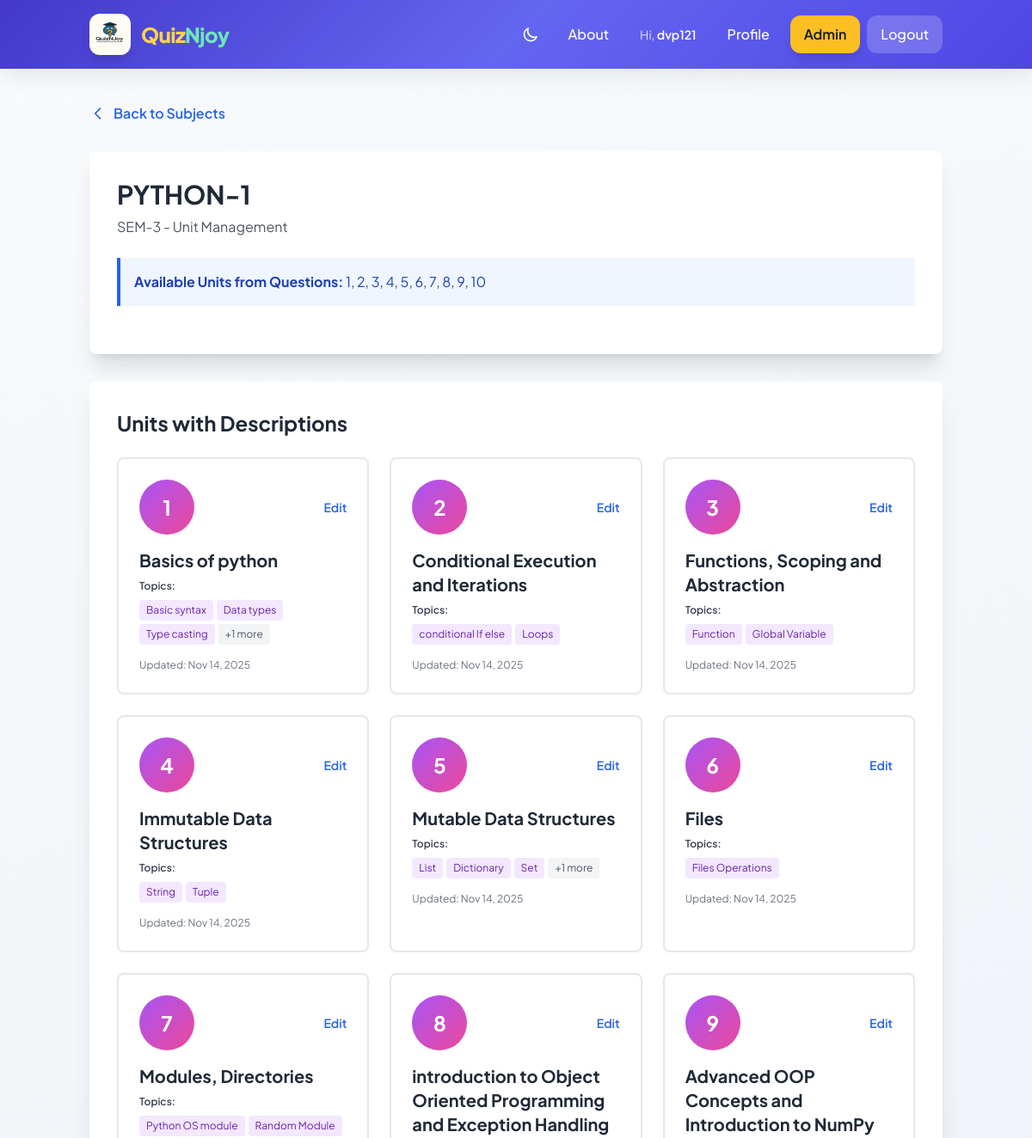
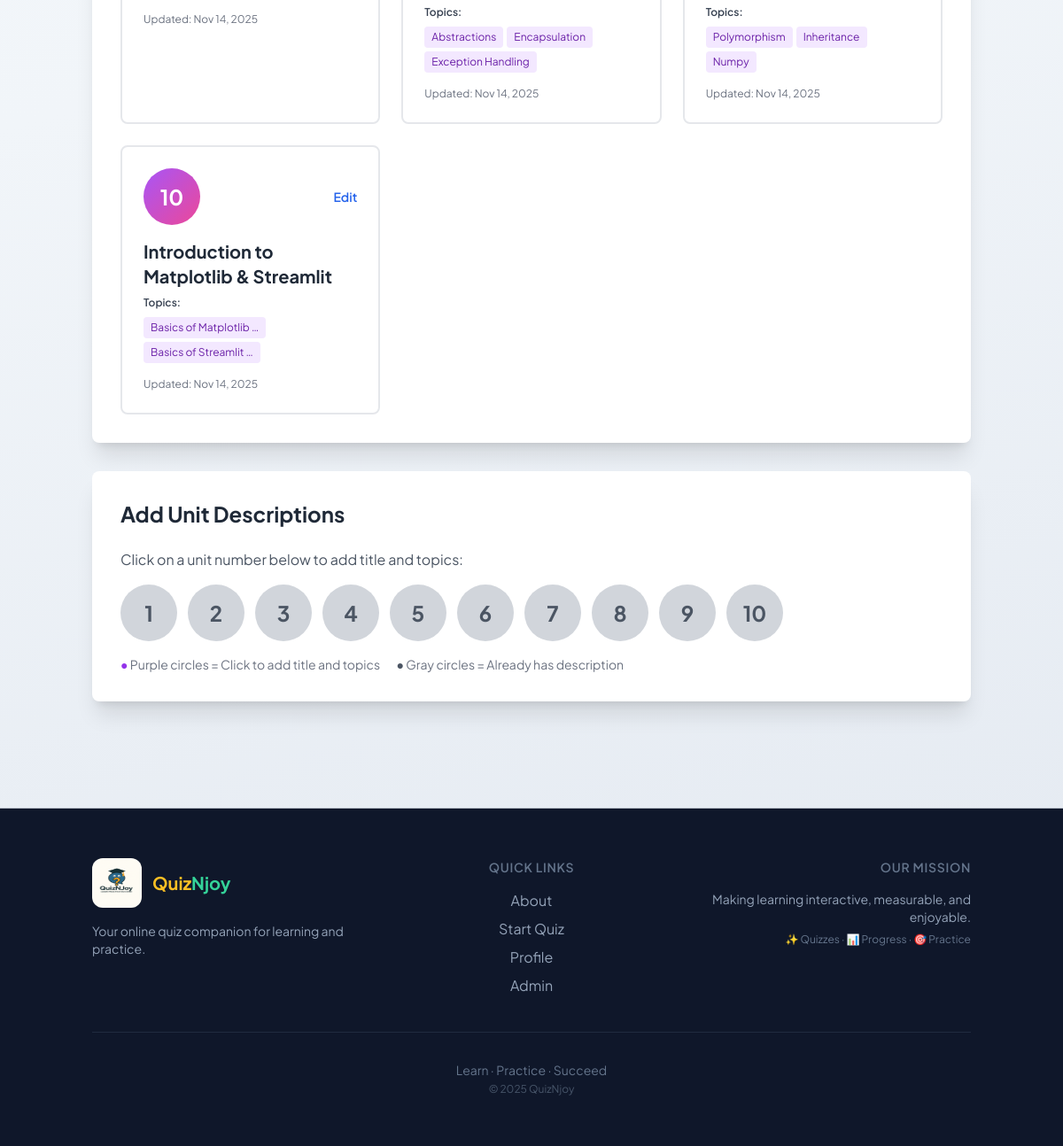
The app's page /semesters/admin/manage-units/5/ (signed in) with its own data (2 pictures, top to bottom).
### semesters/models.py (models this page shows, shortened)
class Subject(models.Model):
    semester = models.ForeignKey(Semester, on_delete=models.CASCADE, related_name='subjects')
    name = models.CharField(max_length=200)
    code = models.CharField(max_length=20, blank=True)
    created_at = models.DateTimeField(auto_now_add=True)
    class Meta:
        ordering = ['semester', 'name']
        unique_together = ['semester', 'name']

class Semester(models.Model):
    name = models.CharField(max_length=100, unique=True)
    description = models.TextField(blank=True)
    created_at = models.DateTimeField(auto_now_add=True)
    class Meta:
        ordering = ['name']

class Unit(models.Model):
    subject = models.ForeignKey(Subject, on_delete=models.CASCADE, related_name='units')
    unit_number = models.IntegerField()
    title = models.CharField(max_length=200, blank=True, help_text="Unit title (e.g., 'Introduction to Programming')")
    description = models.TextField(blank=True, help_text="Brief description of the unit")
    topics = models.TextField(blank=True, help_text="List of topics covered in this unit (one per line or comma-separated)")
    syllabus_pdf = models.FileField(upload_to='syllabus_pdfs/', blank=True, null=True, help_text="Upload syllabus PDF for this subject")
    created_at = models.DateTimeField(auto_now_add=True)
    updated_at = models.DateTimeField(auto_now=True)
    def get_topics_list(self):
        if not self.topics:
            return []
        topics = self.topics.replace('\n', ',').split(',')
        return [topic.strip() for topic in topics if topic.strip()]
    class Meta:
        ordering = ['subject', 'unit_number']
        unique_together = ['subject', 'unit_number']

### semesters/views.py (the view)
# urls.py: path('admin/manage-units/<int:subject_id>/', views.manage_units, name='manage_units'),
@staff_member_required
def manage_units(request, subject_id):
    subject = get_object_or_404(Subject, id=subject_id)
    units = Unit.objects.filter(subject=subject).order_by('unit_number')
    question_units = Question.objects.filter(subject=subject).values_list('unit', flat=True).distinct().order_by('unit')
    existing_unit_numbers = set(units.values_list('unit_number', flat=True))
    return render(request, 'semesters/manage_units.html', {
        'subject': subject,
        'units': units,
        'question_units': question_units,
        'existing_unit_numbers': existing_unit_numbers,
    })

### templates/semesters/manage_units.html (shortened to what this page needs)
{% extends 'base.html' %}
{% block content %}
<div class="max-w-7xl mx-auto">
    <div class="mb-8 flex items-center justify-between">
        <a href="{% url 'semesters:manage_subjects' subject.semester.id %}" class="inline-flex items-center text-blue-600 hover:text-blue-800 font-semibold">
            <svg class="w-5 h-5 mr-2" fill="none" stroke="currentColor" viewBox="0 0 24 24">
                <path stroke-linecap="round" stroke-linejoin="round" stroke-width="2" d="M15 19l-7-7 7-7"/>
            </svg>
            Back to Subjects
        </a>
    </div>
    <div class="bg-white rounded-lg shadow-xl p-8 mb-8">
        <h1 class="text-3xl font-bold text-gray-800 mb-2">{{ subject.name }}</h1>
        <p class="text-gray-600 mb-6">{{ subject.semester.name }} - Unit Management</p>
        {% if question_units %}
        <div class="bg-blue-50 border-l-4 border-blue-600 p-4 mb-6">
            <p class="text-blue-800">
                <strong>Available Units from Questions:</strong>
                {% for unit in question_units %}{{ unit }}{% if not forloop.last %}, {% endif %}{% endfor %}
            </p>
        </div>
        {% endif %}
    </div>
    {% if units %}
    <div class="bg-white rounded-lg shadow-xl p-8">
        <h2 class="text-2xl font-bold text-gray-800 mb-6">Units with Descriptions</h2>
        <div class="grid grid-cols-1 md:grid-cols-2 lg:grid-cols-3 gap-6">
            {% for unit in units %}
            <div class="border-2 border-gray-200 rounded-lg p-6 hover:shadow-lg transition duration-300">
                <div class="flex items-center justify-between mb-4">
                    <div class="bg-gradient-to-br from-purple-500 to-pink-500 text-white w-16 h-16 rounded-full flex items-center justify-center text-2xl font-bold">
                        {{ unit.unit_number }}
                    </div>
                    <a href="{% url 'semesters:edit_unit' unit.id %}" class="text-blue-600 hover:text-blue-800 font-semibold text-sm">
                        Edit
                    </a>
                </div>
                <h3 class="text-xl font-bold text-gray-800 mb-2">
                    {% if unit.title %}
                        {{ unit.title }}
                    {% else %}
                        Unit {{ unit.unit_number }}
                    {% endif %}
                </h3>
                {% if unit.topics %}
                <div class="mb-3">
                    <p class="text-xs font-semibold text-gray-700 mb-2">Topics:</p>
                    <div class="flex flex-wrap gap-1">
                        {% for topic in unit.get_topics_list|slice:":3" %}
                        <span class="bg-purple-100 text-purple-800 px-2 py-1 rounded text-xs">
                            {{ topic|truncatewords:3 }}
                        </span>
                        {% endfor %}
                        {% if unit.get_topics_list|length > 3 %}
                        <span class="bg-gray-100 text-gray-600 px-2 py-1 rounded text-xs">
                            +{{ unit.get_topics_list|length|add:"-3" }} more
                        </span>
                        {% endif %}
                    </div>
                </div>
                {% endif %}
                <div class="text-xs text-gray-500 mt-4">
                    Updated: {{ unit.updated_at|date:"M d, Y" }}
                </div>
            </div>
            {% endfor %}
        </div>
    </div>
    {% endif %}
    {% if question_units %}
    <div class="bg-white rounded-lg shadow-xl p-8 mt-8">
        <h2 class="text-2xl font-bold text-gray-800 mb-6">Add Unit Descriptions</h2>
        <p class="text-gray-600 mb-4">Click on a unit number below to add title and topics:</p>
        <div class="flex flex-wrap gap-3">
            {% for unit_num in question_units %}
                {% if unit_num not in existing_unit_numbers %}
                <a href="{% url 'semesters:create_unit' subject.id unit_num %}"
                   class="bg-gradient-to-br from-purple-500 to-pink-500 hover:from-purple-600 hover:to-pink-600 text-white w-16 h-16 rounded-full flex items-center justify-center text-2xl font-bold transition duration-300 transform hover:scale-110 shadow-lg">
                    {{ unit_num }}
                </a>
                {% else %}
                <div class="bg-gray-300 text-gray-600 w-16 h-16 rounded-full flex items-center justify-center text-2xl font-bold cursor-not-allowed">
                    {{ unit_num }}
                </div>
                {% endif %}
            {% endfor %}
        </div>
        <p class="text-sm text-gray-500 mt-4">
            <span class="text-purple-600">●</span> Purple circles = Click to add title and topics
            <span class="ml-4 text-gray-600">●</span> Gray circles = Already has description
        </p>
    </div>
    {% endif %}
</div>
{% endblock %}

### templates/base.html (shortened to what this page needs)
<!DOCTYPE html>
<html lang="en" class="scroll-smooth">
<head>
    <script src="https://cdn.tailwindcss.com"></script>
    <link rel="stylesheet" href="https://cdn.jsdelivr.net/npm/katex@0.16.9/dist/katex.min.css">
</head>
<body class="dark:bg-slate-900 dark:text-slate-200">
    {% load static %}
    <nav class="nav-glass text-white sticky top-0 z-50 backdrop-blur-md">
        <div class="container mx-auto px-4">
            <div class="flex justify-between items-center py-3 md:py-4">
                <a href="{% url 'home' %}" class="flex items-center gap-2 md:gap-3 group">
                    <img src="{% static 'images/logo.png' %}" alt="QuizNJoy Logo" class="h-10 w-10 md:h-12 md:w-12 rounded-xl group-hover:scale-105 transition-transform duration-300 shadow-lg">
                    <span class="text-xl md:text-2xl font-extrabold tracking-tight">
                        <span class="text-amber-300">Quiz</span><span class="text-emerald-300">Njoy</span>
                    </span>
                </a>
                <div class="hidden md:flex items-center gap-2">
                    <button type="button" id="dark-mode-toggle" class="p-2.5 rounded-xl hover:bg-white/15 transition focus:outline-none focus:ring-2 focus:ring-white/50" aria-label="Toggle dark mode">
                        <svg id="icon-moon" class="w-5 h-5" fill="none" stroke="currentColor" viewBox="0 0 24 24"><path stroke-linecap="round" stroke-linejoin="round" stroke-width="2" d="M20.354 15.354A9 9 0 018.646 3.646 9.003 9.003 0 0012 21a9.003 9.003 0 008.354-5.646z"/></svg>
                    </button>
                    <a href="{% url 'quiz:about_us' %}" class="btn-nav px-4 py-2.5 rounded-xl font-medium">About</a>
                    {% if user.is_authenticated %}
                        <span class="px-3 py-2 text-sm text-white/80">Hi, <span class="font-semibold text-white">{{ user.username }}</span></span>
                        <a href="{% url 'accounts:profile' %}" class="btn-nav px-4 py-2.5 rounded-xl font-medium">Profile</a>
                        {% if user.is_staff %}
                            <a href="{% url 'semesters:admin_dashboard' %}" class="bg-amber-400 hover:bg-amber-500 text-gray-900 px-4 py-2.5 rounded-xl font-semibold transition shadow-lg">Admin</a>
                        {% endif %}
                        <a href="{% url 'accounts:logout' %}" class="bg-white/20 hover:bg-red-500/90 px-4 py-2.5 rounded-xl font-medium transition">Logout</a>
                    {% else %}
                        <a href="{% url 'accounts:login' %}" class="btn-nav px-4 py-2.5 rounded-xl font-medium">Login</a>
                        <a href="{% url 'accounts:signup' %}" class="bg-emerald-400 hover:bg-emerald-500 text-gray-900 px-4 py-2.5 rounded-xl font-semibold transition shadow-lg">Sign Up</a>
                    {% endif %}
                </div>
            </div>
        </div>
    </nav>
    <main class="container mx-auto px-3 sm:px-4 py-6 md:py-10">
        {% block content %}
        {% endblock %}
    </main>
    <footer class="mt-12 md:mt-20 border-t border-slate-200/80 dark:border-slate-700 bg-slate-900 text-slate-300 dark:bg-slate-950">
        <div class="container mx-auto px-4 py-10 md:py-14">
            <div class="grid grid-cols-1 md:grid-cols-3 gap-10 md:gap-12 mb-10">
                <div class="text-center md:text-left">
                    <div class="flex items-center justify-center md:justify-start gap-3 mb-4">
                        <img src="{% static 'images/logo.png' %}" alt="Logo" class="h-14 w-14 rounded-xl">
                        <span class="text-xl font-bold text-white"><span class="text-amber-400">Quiz</span><span class="text-emerald-400">Njoy</span></span>
                    </div>
                    <p class="text-slate-400 text-sm">Your online quiz companion for learning and practice.</p>
                </div>
                <div class="text-center">
                    <h4 class="text-sm font-semibold uppercase tracking-wider text-slate-500 mb-4">Quick Links</h4>
                    <div class="space-y-2">
                        <a href="{% url 'quiz:about_us' %}" class="block text-slate-400 hover:text-white transition">About</a>
                        {% if user.is_authenticated %}
                            <a href="{% url 'quiz:select_semester' %}" class="block text-slate-400 hover:text-white transition">Start Quiz</a>
                            <a href="{% url 'accounts:profile' %}" class="block text-slate-400 hover:text-white transition">Profile</a>
                            {% if user.is_staff %}
                                <a href="{% url 'semesters:admin_dashboard' %}" class="block text-slate-400 hover:text-white transition">Admin</a>
                            {% endif %}
                        {% else %}
                            <a href="{% url 'accounts:login' %}" class="block text-slate-400 hover:text-white transition">Login</a>
                            <a href="{% url 'accounts:signup' %}" class="block text-slate-400 hover:text-white transition">Sign Up</a>
                        {% endif %}
                    </div>
                </div>
                <div class="text-center md:text-right">
                    <h4 class="text-sm font-semibold uppercase tracking-wider text-slate-500 mb-4">Our Mission</h4>
                    <p class="text-slate-400 text-sm">Making learning interactive, measurable, and enjoyable.</p>
                    <p class="mt-2 text-slate-500 text-xs">✨ Quizzes · 📊 Progress · 🎯 Practice</p>
                </div>
            </div>
            <div class="pt-8 border-t border-slate-700/50 text-center">
                <p class="text-slate-500 text-sm">Learn · Practice · Succeed</p>
                <p class="text-slate-600 text-xs mt-1">© 2025 QuizNjoy</p>
            </div>
        </div>
    </footer>
</body>
</html>

### templates/base.html (style rules this page uses)
:root { --color-primary: 99 102 241; --color-primary-dark: 79 70 229; --color-accent: 16 185 129; --color-surface: 248 250 252; --color-card: 255 255 255; --shadow-soft: 0 4px 6px -1px rgb(0 0 0 / 0.05), 0 2px 4px -2px rgb(0 0 0 / 0.05); --shadow-card: 0 10px 15px -3px rgb(0 0 0 / 0.06), 0 4px 6px -4px rgb(0 0 0 / 0.04); --shadow-card-hover: 0 25px 50px -12px rgb(0 0 0 / 0.15); --radius-xl: 1rem; --radius-2xl: 1.5rem; }
body { font-family: 'Plus Jakarta Sans', system-ui, sans-serif; -webkit-font-smoothing: antialiased; -moz-osx-font-smoothing: grayscale; background: linear-gradient(165deg, #f8fafc 0%, #f1f5f9 50%, #e2e8f0 100%); min-height: 100vh; }
.nav-glass { background: linear-gradient(135deg, rgb(67 56 202) 0%, rgb(99 102 241) 50%, rgb(79 70 229) 100%); box-shadow: 0 4px 30px rgba(0,0,0,0.1); }
.btn-nav { transition: all 0.2s ease; }
html { scroll-behavior: smooth; }

### records on screen
Subject: name "PYTHON-1", semester.name "SEM-3"
Unit: unit_number "1", title "Basics of python", get_topics_list "Basic syntax" "Data types" "Type casting", get_topics_list|length "1", updated_at "Nov 14, 2025"
Unit: unit_number "2", title "Conditional Execution and Iterations", get_topics_list "conditional If else" "Loops", updated_at "Nov 14, 2025"
Unit: unit_number "3", title "Functions, Scoping and Abstraction", get_topics_list "Function" "Global Variable", updated_at "Nov 14, 2025"
Unit: unit_number "4", title "Immutable Data Structures", get_topics_list "String" "Tuple", updated_at "Nov 14, 2025"
Unit: unit_number "5", title "Mutable Data Structures", get_topics_list "List" "Dictionary" "Set", get_topics_list|length "1", updated_at "Nov 14, 2025"
Unit: unit_number "6", title "Files", get_topics_list "Files Operations", updated_at "Nov 14, 2025"
Unit: unit_number "7", title "Modules, Directories", get_topics_list "Python OS module" "Random Module", updated_at "Nov 14, 2025"
Unit: unit_number "8", title "introduction to Object Oriented Programming and Exception Handling", get_topics_list "Abstractions" "Encapsulation" "Exception Handling", updated_at "Nov 14, 2025"
Unit: unit_number "9", title "Advanced OOP Concepts and Introduction to NumPy", get_topics_list "Polymorphism" "Inheritance" "Numpy", updated_at "Nov 14, 2025"
Unit: unit_number "10", title "Introduction to Matplotlib & Streamlit", get_topics_list "Basics of Matplotlib …" "Basics of Streamlit …", updated_at "Nov 14, 2025"

### other values on screen
{{ user.username }} "dvp121"
{{ unit }} "1" "2" "3" "4" "5" "6" "7" "8" "9" "10"
{{ unit_num }} "1" "2" "3" "4" "5" "6" "7" "8" "9" "10"
